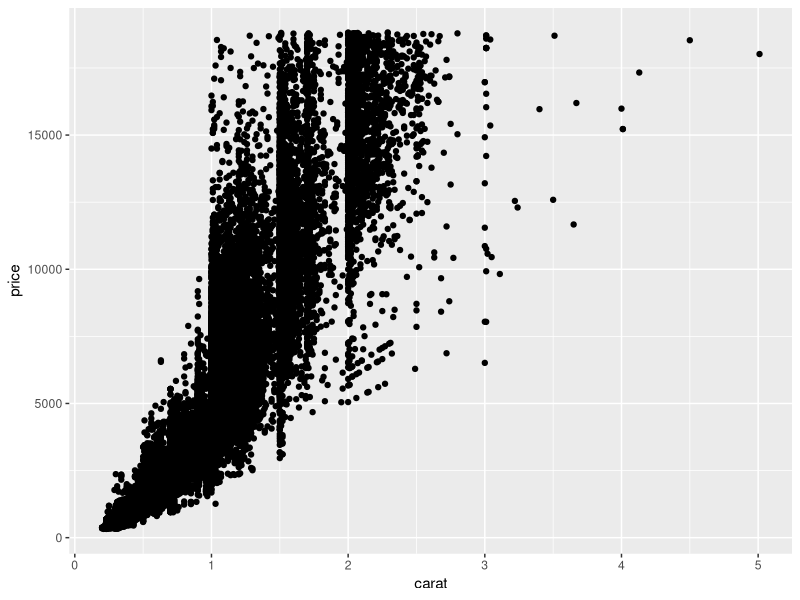
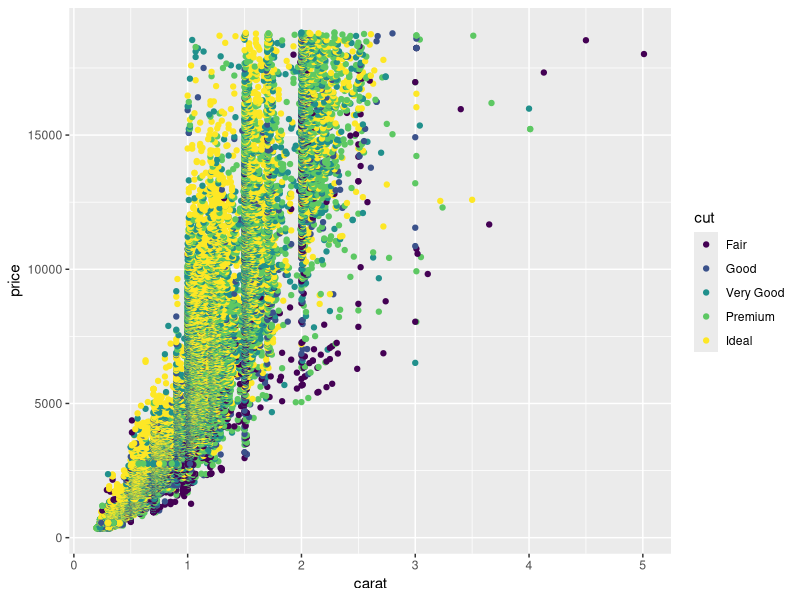

Here is the R script that generated these plots, in order:
## ---- chunk 1
library(tidyverse)
# knitr options
knitr::opts_chunk$set(echo = TRUE)
## ---- chunk 2
## TODO: Complete this code
ggplot(diamonds) +
geom_point(aes(x = carat, y = price))
## ---- chunk 3
## TODO: Complete this code
ggplot(diamonds)+
  geom_point(aes(x = carat, y = price, color = cut))
